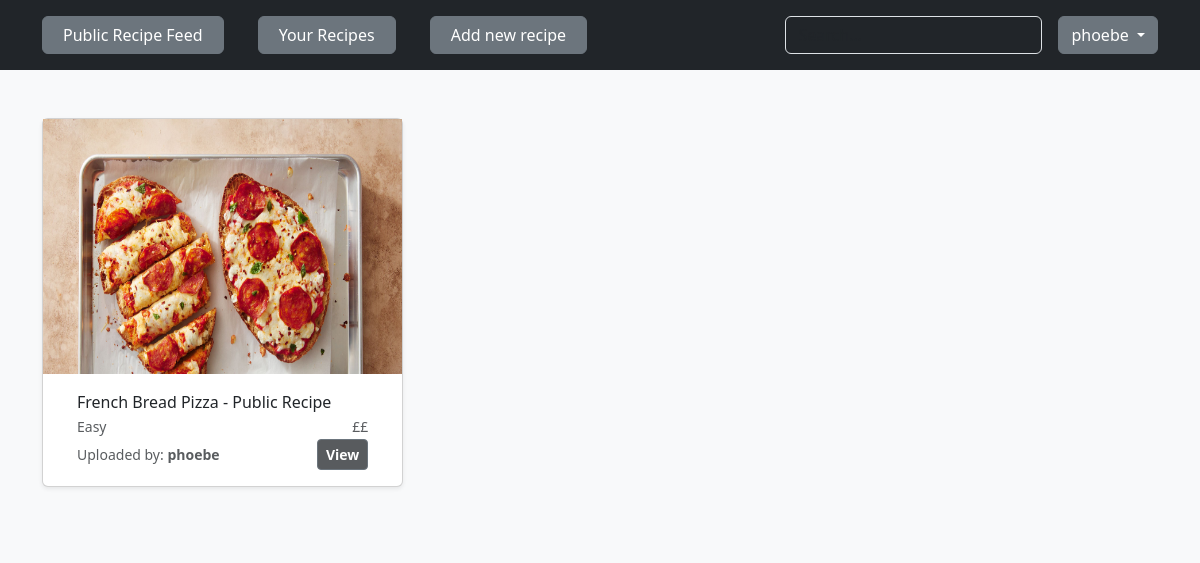
The app's page /recipes/private_feed/ (signed in) with its own data.
### recipes/models.py (models this page shows, shortened)
class Recipe(models.Model):
    recipe_name = models.CharField(max_length=200)
    recipe_image = models.ImageField(upload_to=recipe_image_file_path)
    MEAL_TIME_CHOICES = [
        ('b', 'Breakfast'),
        ('l', 'Lunch'),
        ('d', 'Dinner'),
        ('s', 'Snack'),
    ]
    meal_time = models.CharField(
        max_length=1, choices=MEAL_TIME_CHOICES, default='b')
    ingredients = models.ManyToManyField('Ingredient')
    COST_CHOICES = [
        ('1', '£'),
        ('2', '££'),
        ('3', '£££'),
        ('4', '££££'),
    ]
    cost = models.CharField(max_length=1, choices=COST_CHOICES, default='1')
    instructions = models.TextField(max_length=800)
    DIFFICULTY_CHOICES = [
        ('e', 'Easy'),
        ('m', 'Medium'),
        ('d', 'Difficult'),
        ('p', 'Pro'),
    ]
    difficulty_level = models.CharField(max_length=1,
                                        choices=DIFFICULTY_CHOICES,
                                        default='e')
    tags = models.ManyToManyField('Tag')
    recipe_author = models.ForeignKey(User, on_delete=models.CASCADE)
    uploaded_date = models.DateField(auto_now_add=True)
    VISIBILITY_CHOICES = [
        ('pu', 'Public'),
        ('pr', 'Private'),
    ]
    visibility = models.CharField(
        max_length=2, choices=VISIBILITY_CHOICES, default='pu')

### recipes/views.py (the view)
# urls.py: path('private_feed/', views.private_feed, name='private_feed'),
@login_required
def private_feed(request):
    users_recipes = Recipe.objects.filter(recipe_author__exact=request.user)
    context = {'recipes': users_recipes}
    return render(request, 'recipes/private_feed.html', context)

### recipes/templates/recipes/private_feed.html (shortened to what this page needs)
{% extends 'base.html' %} {% block content %}
<div class="album py-5 bg-body-tertiary">
  <div class="container">
    <div class="row row-cols-1 row-cols-sm-2 row-cols-md-3 g-3">
      {% for recipe in recipes %}
      <div class="col">
        <div class="card shadow-sm">
          <img
            src="{{recipe.recipe_image.url}}"
            width="100%"
            height="255"
            object-fit="cover"
          />
          <div class="card-body increase_card_text_padding">
            <p class="card-text reduce_bottom_margin">
              {{recipe.recipe_name}} - {{recipe.get_visibility_display}} Recipe
            </p>
            <div
              class="d-flex justify-content-between align-items-center"
              style="font-size: 14px"
            >
              <p class="text-body-secondary reduce_bottom_margin">
                {{recipe.get_difficulty_level_display}}
              </p>
              <p class="text-body-secondary reduce_bottom_margin">
                {{recipe.get_cost_display}}
              </p>
            </div>
            <div class="d-flex justify-content-between align-items-center">
              <small class="text-body-secondary"
                >Uploaded by:
                <span class="recipe-card-author"
                  >{{recipe.recipe_author}}</span
                ></small
              >
              <div class="btn-group">
                <button
                  type="button"
                  class="btn btn-sm btn-outline-secondary view-recipe-btn"
                >
                  <a
                    href="{% url 'recipe_detail' recipe.pk %}"
                    class="view-recipe-text"
                  >
                    View
                  </a>
                </button>
              </div>
            </div>
          </div>
        </div>
      </div>
      {% endfor %}
    </div>
  </div>
</div>
{% endblock %}

### templates/nav_bar.html (shortened to what this page needs)
<header class="p-3 text-bg-dark">
  <div class="container">
    <div
      class="d-flex flex-wrap align-items-center justify-content-center justify-content-lg-start"
    >
      {% if user.is_authenticated %}
      <ul class="col-12 col-lg-auto me-lg-auto mb-md-0 nav-bar-options">
        <button type="button" class="btn btn-secondary nav-button-options">
          <a
            href="{% url 'home' %}"
            class="nav-link px-2 text-white nav-bar-options"
            >Public Recipe Feed</a
          >
        </button>
        <button type="button" class="btn btn-secondary nav-button-options">
          <a
            href="{% url 'private_feed' %}"
            class="nav-link px-2 text-white nav-bar-options"
            >Your Recipes</a
          >
        </button>
        <button type="button" class="btn btn-secondary nav-button-options">
          <a
            href="{% url 'add_recipe' %}"
            class="nav-link px-2 text-white nav-bar-options"
            >Add new recipe</a
          >
        </button>
      </ul>
      <form class="col-12 col-lg-auto mb-3 mb-lg-0 me-lg-3" role="search">
        <input
          type="search"
          class="form-control form-control-dark text-bg-dark"
          placeholder="Search..."
          aria-label="Search"
        />
      </form>
      <div class="dropdown">
        <button
          class="btn btn-secondary dropdown-toggle"
          type="button"
          data-bs-toggle="dropdown"
          aria-expanded="false"
        >
          {{user}}
        </button>
      </div>
      {% endif %}
    </div>
  </div>
</header>

### static/css_styles/styles.css (style rules this page uses)
.nav-bar-options { padding-left: 0px; }
.nav-button-options { margin-right: 30px; }
.recipe-card-author { font-weight: 600; }
.reduce_bottom_margin { margin-bottom: 2px; }
.increase_card_text_padding { padding-left: 34px; padding-right: 34px; }
.view-recipe-btn { background-color: rgba(33, 37, 41, 0.75); }
.view-recipe-text { font-weight: 600; color: white; text-decoration: none; }

### records on screen
Recipe: recipe_image (picture), recipe_name "French Bread Pizza", visibility "Public", difficulty_level "Easy", cost "££", recipe_author "phoebe"

### other values on screen
{{ user }} "phoebe"
